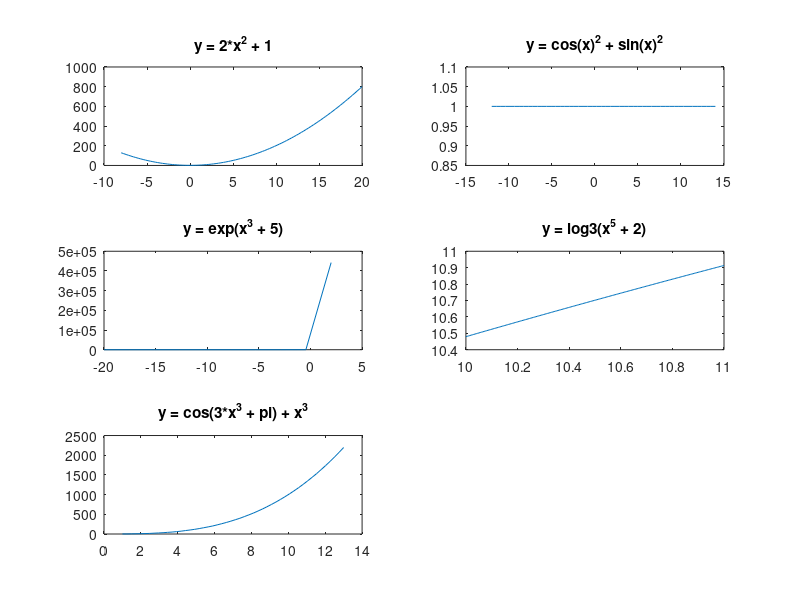

This chart was generated by the following MATLAB code:
% Limpar a área de trabalho
clear

% Subplot 1
subplot(3,2,1)
x = linspace(-8,20,100);
y = 2*x.^2 + 1;
plot(x,y)
title('y = 2*x^2 + 1')

% Subplot 2
subplot(3,2,2)
x = linspace(-12,14,50);
y = (cos(x)).^2 + (sin(x)).^2;
plot(x,y)
title('y = cos(x)^2 + sin(x)^2')

% Subplot 3
subplot(3,2,3)
x = linspace(-20,2,10);
y = exp(x.^3 + 5);
plot(x,y)
title('y = exp(x^3 + 5)')

% Subplot 4
subplot(3,2,4)
x = linspace(10,11,200);
y = log(x.^5 + 2)/log(3);
plot(x,y)
title('y = log3(x^5 + 2)')

% Subplot 5
subplot(3,2,5)
x = linspace(1,13,50);
y = cos(3*x.^3 + pi) + x.^3;
plot(x,y)
title('y = cos(3*x^3 + pi) + x^3')

